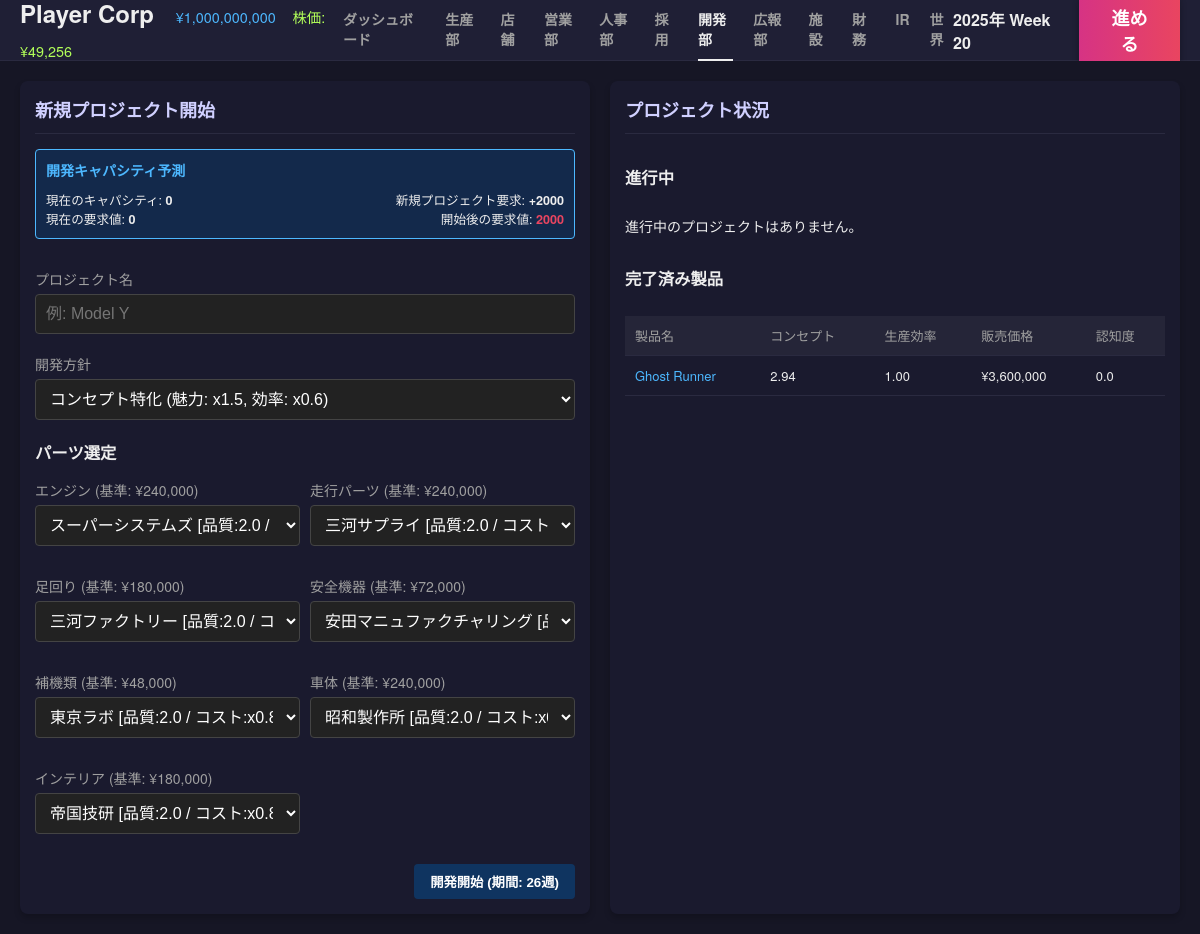
/dev, run on the app's committed database.
### tables this page shows
CREATE TABLE companies (
            id INTEGER PRIMARY KEY AUTOINCREMENT,
            name TEXT,
            type TEXT, -- 'player', 'npc_maker', 'npc_retail', 'system_supplier'
            funds INTEGER,
            brand_power REAL DEFAULT 0,
            industry TEXT DEFAULT 'automotive',
            credit_rating INTEGER DEFAULT 50,
            dev_knowhow REAL DEFAULT 0,
            borrowing_limit INTEGER DEFAULT 0,
            is_active BOOLEAN DEFAULT 1,
            -- Supplier Traits
            trait_material_score REAL DEFAULT 3.0,
            trait_cost_multiplier REAL DEFAULT 1.0,
            part_category TEXT, -- 'engine', 'body', etc. for system_supplier
            
            -- Stock info
            listing_status TEXT DEFAULT 'private', -- 'private', 'public'
            stock_price INTEGER DEFAULT 50000,
            outstanding_shares INTEGER DEFAULT 20000,
            market_cap INTEGER DEFAULT 1000000000
        );

CREATE TABLE product_designs (
            id INTEGER PRIMARY KEY AUTOINCREMENT,
            company_id INTEGER,
            name TEXT,
            material_score REAL,
            concept_score REAL,
            production_efficiency REAL,
            base_price INTEGER,
            sales_price INTEGER,
            status TEXT, -- 'developing', 'completed', 'obsolete'
            strategy TEXT, -- 開発方針
            developed_week INTEGER,
            parts_config TEXT, -- JSON: {part_key: {supplier_id, score, cost}}
            awareness REAL DEFAULT 0,
            FOREIGN KEY(company_id) REFERENCES companies(id)
        );

### app.py (the view)
@app.route('/dev')
def dev():
    player = get_player_company()
    current_week = sim.get_current_week()
    developing = db.fetch_all("SELECT * FROM product_designs WHERE company_id = ? AND status = 'developing'", (player['id'],))
    completed = db.fetch_all("SELECT * FROM product_designs WHERE company_id = ? AND status = 'completed' ORDER BY id DESC", (player['id'],))
    parts_data = gb.INDUSTRIES[gb.CURRENT_INDUSTRY]['parts']
    suppliers = {}
    for part in parts_data:
        sups = db.fetch_all("SELECT * FROM companies WHERE type = 'system_supplier' AND part_category = ?", (part['key'],))
        suppliers[part['key']] = sups
    strategies = gb.DEV_STRATEGIES
    return render_template('dev.html', developing=developing, completed=completed,
                           parts_data=parts_data, suppliers=suppliers, strategies=strategies,
                           current_week=current_week, duration=gb.DEVELOPMENT_DURATION,
                           req_per_project=gb.REQ_CAPACITY_DEV_PROJECT)

### app.py (called while the page is built)
def get_player_company():
    res = db.fetch_one("SELECT * FROM companies WHERE type = 'player' LIMIT 1")
    return res

@app.context_processor
def inject_common_data():
    player = get_player_company()
    game_state = db.fetch_one("SELECT * FROM game_state")
    current_week = game_state['week'] if game_state else 0
    year = 2025 + (current_week - 1) // 52
    week_of_year = (current_week - 1) % 52 + 1
    date_str = f"{year}年 Week {week_of_year}"
    header_caps = None
    if player:
        header_caps = sim.calculate_capabilities(player['id'])
    return dict(
        player=player,
        current_week=current_week,
        date_str=date_str,
        active_page=request.endpoint,
        header_caps=header_caps,
        npc_scale=gb.NPC_SCALE_FACTOR
    )

### database.py (called while the page is built)
    def get_connection(self):
        if hasattr(self._local, 'connection') and self._local.connection:
            return self._local.connection, False  # (conn, should_close)
        conn = sqlite3.connect(self.db_path)
        conn.row_factory = sqlite3.Row
        return conn, True

    def _execute(self, query, params, fetch_mode=None):
        conn, should_close = self.get_connection()
        try:
            cursor = conn.cursor()
            cursor.execute(query, params)
            if fetch_mode == 'one':
                return cursor.fetchone()
            elif fetch_mode == 'all':
                return cursor.fetchall()
            else:
                if should_close:
                    conn.commit()
                return cursor.lastrowid
        except:
            if should_close:
                conn.rollback()
            raise
        finally:
            if should_close:
                conn.close()

    def fetch_one(self, query, params=()):
        return self._execute(query, params, fetch_mode='one')

    def fetch_all(self, query, params=()):
        return self._execute(query, params, fetch_mode='all')

### simulation.py (called while the page is built)
    def get_current_week(self):
        res = db.fetch_one("SELECT week FROM game_state")
        return res['week'] if res else 0

### templates/dev.html
{% extends "base.html" %}
{% block content %}
<div class="dashboard-grid">
    <div class="card card-large">
        <div class="card-header">
            <h2>新規プロジェクト開始</h2>
        </div>
        <div class="card-body">
            <div class="alert-box" style="margin-bottom: 20px; background-color: rgba(15, 52, 96, 0.6); border: 1px solid #4db8ff;">
                <h4 style="margin-top: 0; margin-bottom: 10px; color: #4db8ff; font-size: 1em;">開発キャパシティ予測</h4>
                <div style="display: flex; justify-content: space-between; font-size: 0.9em;">
                    <div>
                        <div>現在のキャパシティ: <strong>{{ header_caps.development_capacity|int }}</strong></div>
                        <div>現在の要求値: <strong>{{ header_caps.requirements.development|int }}</strong></div>
                    </div>
                    <div style="text-align: right;">
                        <div>新規プロジェクト要求: <strong>+{{ req_per_project }}</strong></div>
                        <div>開始後の要求値: <strong style="color: {{ '#e94560' if (header_caps.requirements.development + req_per_project) > header_caps.development_capacity else '#b2ff59' }};">
                            {{ (header_caps.requirements.development + req_per_project)|int }}
                        </strong></div>
                    </div>
                </div>
            </div>
            <form action="{{ url_for('dev_start') }}" method="post">
                <div class="form-group">
                    <label>プロジェクト名</label>
                    <input type="text" name="name" class="form-control" placeholder="例: Model Y" required>
                </div>
                <div class="form-group">
                    <label>開発方針</label>
                    <select name="strategy" class="form-control">
                        {% for key, strat in strategies.items() %}
                        <option value="{{ key }}">{{ strat.name }} (魅力: x{{ strat.c_mod }}, 効率: x{{ strat.e_mod }})</option>
                        {% endfor %}
                    </select>
                </div>
                <h3>パーツ選定</h3>
                <div style="display: grid; grid-template-columns: 1fr 1fr; gap: 10px;">
                    {% for part in parts_data %}
                    <div class="form-group">
                        <label>{{ part.label }} (基準: ¥{{ "{:,}".format(part.base_cost) }})</label>
                        <select name="part_{{ part.key }}" class="form-control">
                            {% for sup in suppliers[part.key] %}
                            <option value="{{ sup.id }}">
                                {{ sup.name }} [品質:{{ sup.trait_material_score }} / コスト:x{{ sup.trait_cost_multiplier }}]
                            </option>
                            {% endfor %}
                        </select>
                    </div>
                    {% endfor %}
                </div>
                <div class="card-footer">
                    <button type="submit" class="btn btn-primary">開発開始 (期間: {{ duration }}週)</button>
                </div>
            </form>
        </div>
    </div>
    <div class="card card-large">
        <div class="card-header">
            <h2>プロジェクト状況</h2>
        </div>
        <div class="card-body">
            <h3>進行中</h3>
            <ul class="news-list">
                {% for proj in developing %}
                <li class="news-item">
                    <span class="news-content">
                        <strong>{{ proj.name }}</strong> - 残り {{ duration - (current_week - proj.developed_week) }} 週
                    </span>
                </li>
                {% else %}
                <li class="news-item">進行中のプロジェクトはありません。</li>
                {% endfor %}
            </ul>
            <h3 style="margin-top: 20px;">完了済み製品</h3>
            <table class="data-table">
                <thead>
                    <tr>
                        <th>製品名</th>
                        <th>コンセプト</th>
                        <th>生産効率</th>
                        <th>販売価格</th>
                        <th>認知度</th>
                    </tr>
                </thead>
                <tbody>
                    {% for prod in completed %}
                    <tr>
                        <td><a href="{{ url_for('product_detail', design_id=prod.id) }}" style="color: #4db8ff;">{{ prod.name }}</a></td>
                        <td>{{ "{:.2f}".format(prod.concept_score) }}</td>
                        <td>{{ "{:.2f}".format(prod.production_efficiency) }}</td>
                        <td>¥{{ "{:,}".format(prod.sales_price) }}</td>
                        <td>{{ "{:.1f}".format(prod.awareness) }}</td>
                    </tr>
                    {% endfor %}
                </tbody>
            </table>
        </div>
    </div>
</div>
{% endblock %}

### templates/base.html (shortened to what this page needs)
<!DOCTYPE html>
<html lang="ja">
<head>
    <link rel="stylesheet" href="{{ url_for('static', filename='css/style.css') }}">
</head>
<body>
    <div class="app-container">
        <header class="top-bar">
            <div class="logo-area tooltip-container">
                <h1>
                    {% if player %}
                    <span style="font-size: 0.6em; color: #4db8ff; margin-left: 15px; font-weight: normal;">¥{{ "{:,}".format(player.funds|int) }}</span>
                    {% if player.stock_price %}
                    <span style="font-size: 0.6em; color: #b2ff59; margin-left: 10px; font-weight: normal;">株価: ¥{{ "{:,}".format(player.stock_price) }}</span>
                    {% endif %}
                    {% endif %}
                </h1>
            </div>
            <nav class="top-nav">
                <a href="{{ url_for('dashboard') }}" class="{{ 'active' if active_page == 'dashboard' else '' }}">ダッシュボード</a>
                <a href="{{ url_for('production') }}" class="{{ 'active' if active_page == 'production' else '' }}">生産部</a>
                <a href="{{ url_for('store') }}" class="{{ 'active' if active_page == 'store' else '' }}">店舗</a>
                <a href="{{ url_for('sales') }}" class="{{ 'active' if active_page == 'sales' else '' }}">営業部</a>
                <a href="{{ url_for('hr') }}" class="{{ 'active' if active_page == 'hr' else '' }}">人事部</a>
                <a href="{{ url_for('hire_page') }}" class="{{ 'active' if active_page == 'hire_page' else '' }}">採用</a>
                <a href="{{ url_for('dev') }}" class="{{ 'active' if active_page == 'dev' else '' }}">開発部</a>
                <a href="{{ url_for('pr') }}" class="{{ 'active' if active_page == 'pr' else '' }}">広報部</a>
                <a href="{{ url_for('facility') }}" class="{{ 'active' if active_page == 'facility' else '' }}">施設</a>
                <a href="{{ url_for('finance') }}" class="{{ 'active' if active_page == 'finance' else '' }}">財務</a>
                <a href="{{ url_for('ir') }}" class="{{ 'active' if active_page == 'ir' else '' }}">IR</a>
                <a href="{{ url_for('world') }}" class="{{ 'active' if active_page == 'world' else '' }}">世界</a>
            </nav>
            <div class="action-area">
                <div class="date-display">{{ date_str }}</div>
                <form action="{{ url_for('next_week') }}" method="post">
                    <button type="submit" class="btn-next-week">進める</button>
                </form>
            </div>
        </header>
        <main class="main-content">
            {% block content %}{% endblock %}
        </main>
    </div>
</body>
</html>

### static/css/style.css (style rules this page uses)
:root { --bg-dark: #161625; --bg-panel: #1a1a2e; --bg-header: #1f1f35; --accent-pink: #e94560; --accent-blue: #0f3460; --text-main: #eeeeee; --text-muted: #a0a0a0; --border-color: #2a2a40; --font-family: "Helvetica Neue", Arial, "Hiragino Kaku Gothic ProN", "Hiragino Sans", Meiryo, sans-serif; }
body { margin: 0; padding: 0; background-color: var(--bg-dark); color: var(--text-main); font-family: var(--font-family); font-size: 14px; overflow: hidden; }
a { text-decoration: none; color: inherit; }
ul { list-style: none; padding: 0; margin: 0; }
.app-container { display: flex; flex-direction: column; height: 100vh; }
.top-bar { height: 60px; background-color: var(--bg-header); display: flex; align-items: center; padding: 0 20px; border-bottom: 1px solid var(--border-color); justify-content: space-between; }
.logo-area h1 { font-size: 24px; font-weight: bold; margin: 0; }
.top-nav { display: flex; gap: 20px; }
.top-nav a { color: var(--text-muted); font-weight: bold; padding: 10px 0; border-bottom: 3px solid transparent; transition: all 0.2s; }
.top-nav a:hover, .top-nav a.active { color: var(--text-main); border-bottom-color: var(--text-main); }
.action-area { display: flex; align-items: center; gap: 20px; }
.date-display { font-size: 16px; font-weight: bold; }
.btn-next-week { background: linear-gradient(90deg, #d63384, #e94560); color: white; border: none; padding: 10px 30px; border-radius: 5px; font-size: 18px; font-weight: bold; cursor: pointer; box-shadow: 0 4px 6px rgba(0,0,0,0.3); transition: transform 0.1s; }
.main-content { flex: 1; padding: 20px; overflow-y: auto; background-color: var(--bg-dark); }
.dashboard-grid { display: grid; grid-template-columns: repeat(4, 1fr); gap: 20px; }
.card { background-color: var(--bg-panel); border-radius: 8px; padding: 15px; box-shadow: 0 4px 6px rgba(0,0,0,0.2); display: flex; flex-direction: column; }
.card-large { grid-column: span 2; }
.card-header h2 { font-size: 18px; color: #d0d0ff; margin-top: 0; margin-bottom: 15px; border-bottom: 1px solid var(--border-color); padding-bottom: 10px; }
.card-body { flex: 1; display: flex; flex-direction: column; gap: 10px; }
.card-footer { margin-top: auto; padding-top: 10px; font-size: 12px; text-align: right; }
.alert-box { background-color: rgba(233, 69, 96, 0.1); border: 1px solid var(--accent-pink); padding: 10px; border-radius: 4px; }
.btn { padding: 8px 16px; border-radius: 4px; border: none; cursor: pointer; font-weight: bold; margin-left: 10px; }
.btn-primary { background-color: var(--accent-blue); color: white; }
.data-table { width: 100%; border-collapse: collapse; font-size: 13px; }
.data-table th, .data-table td { padding: 10px; text-align: left; border-bottom: 1px solid var(--border-color); }
.data-table th { background-color: #252538; color: var(--text-muted); font-weight: normal; position: relative; }
.form-group { margin-bottom: 20px; }
.form-group label { display: block; margin-bottom: 5px; color: var(--text-muted); }
.form-control { width: 100%; padding: 10px; border-radius: 4px; border: 1px solid #444; background-color: #222; color: white; font-size: 16px; box-sizing: border-box; }
.tooltip-container { position: relative; cursor: help; }

### data on the page
companies: funds "1,000,000,000", stock_price "49,256"
product_designs: name "Ghost Runner", concept_score "2.94", production_efficiency "1.00", sales_price "3,600,000", awareness "0.0"

### other printed values
{{ date_str }} "2025年 Week 20"
{{ header_caps.development_capacity|int }} "0"
{{ header_caps.requirements.development|int }} "0"
{{ req_per_project }} "2000"
{{ (header_caps.requirements.development + req_per_project)|int }} "2000"
{{ part.label }} "エンジン" "走行パーツ" "足回り" "安全機器" "補機類" "車体" "インテリア"
{{ "{:,}".format(part.base_cost) }} "240,000" "240,000" "180,000" "72,000" "48,000" "240,000" "180,000"
{{ duration }} "26"
form field strategy "コンセプト特化 (魅力: x1.5, 効率: x0.6)"
form field value "スーパーシステムズ [品質:2.0 / コスト:x0.8]"
form field value "三河サプライ [品質:2.0 / コスト:x0.8]"
form field value "三河ファクトリー [品質:2.0 / コスト:x0.8]"
form field value "安田マニュファクチャリング [品質:2.0 / コスト:x0.8]"
form field value "東京ラボ [品質:2.0 / コスト:x0.8]"
form field value "昭和製作所 [品質:2.0 / コスト:x0.8]"
